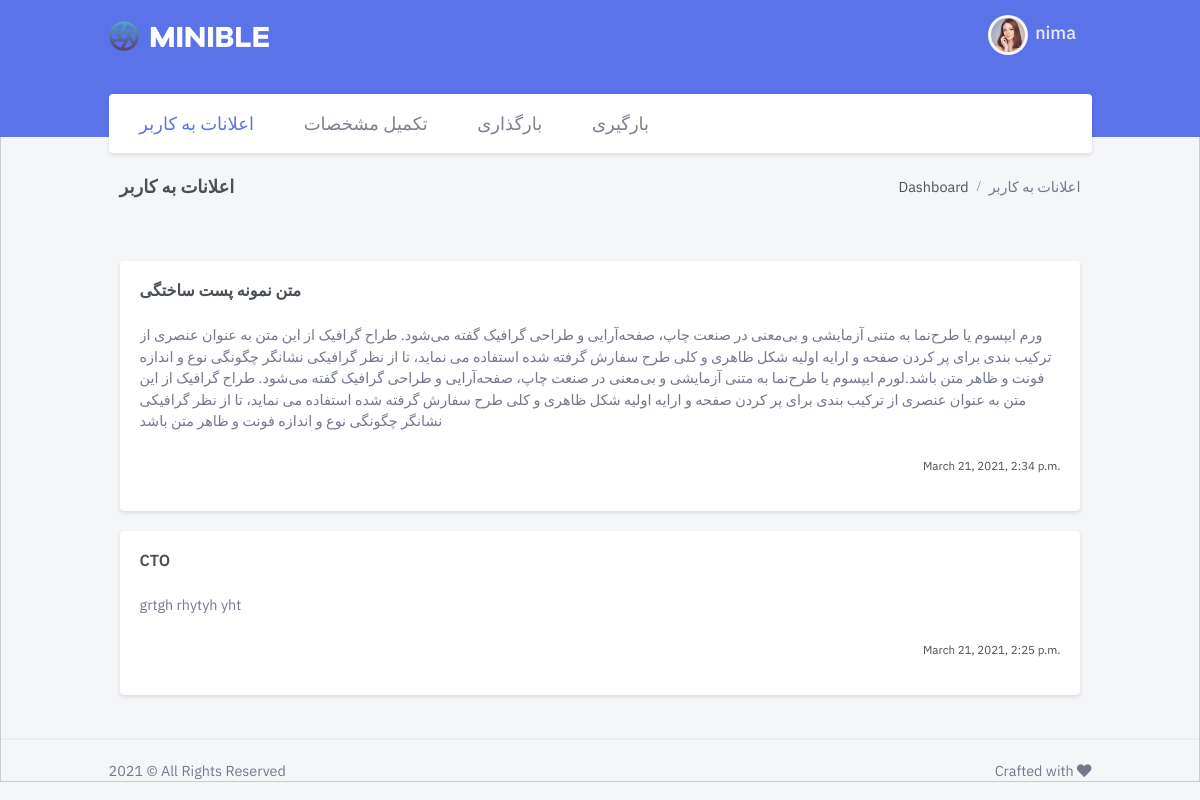
Page / (signed in) on the earlier database version.
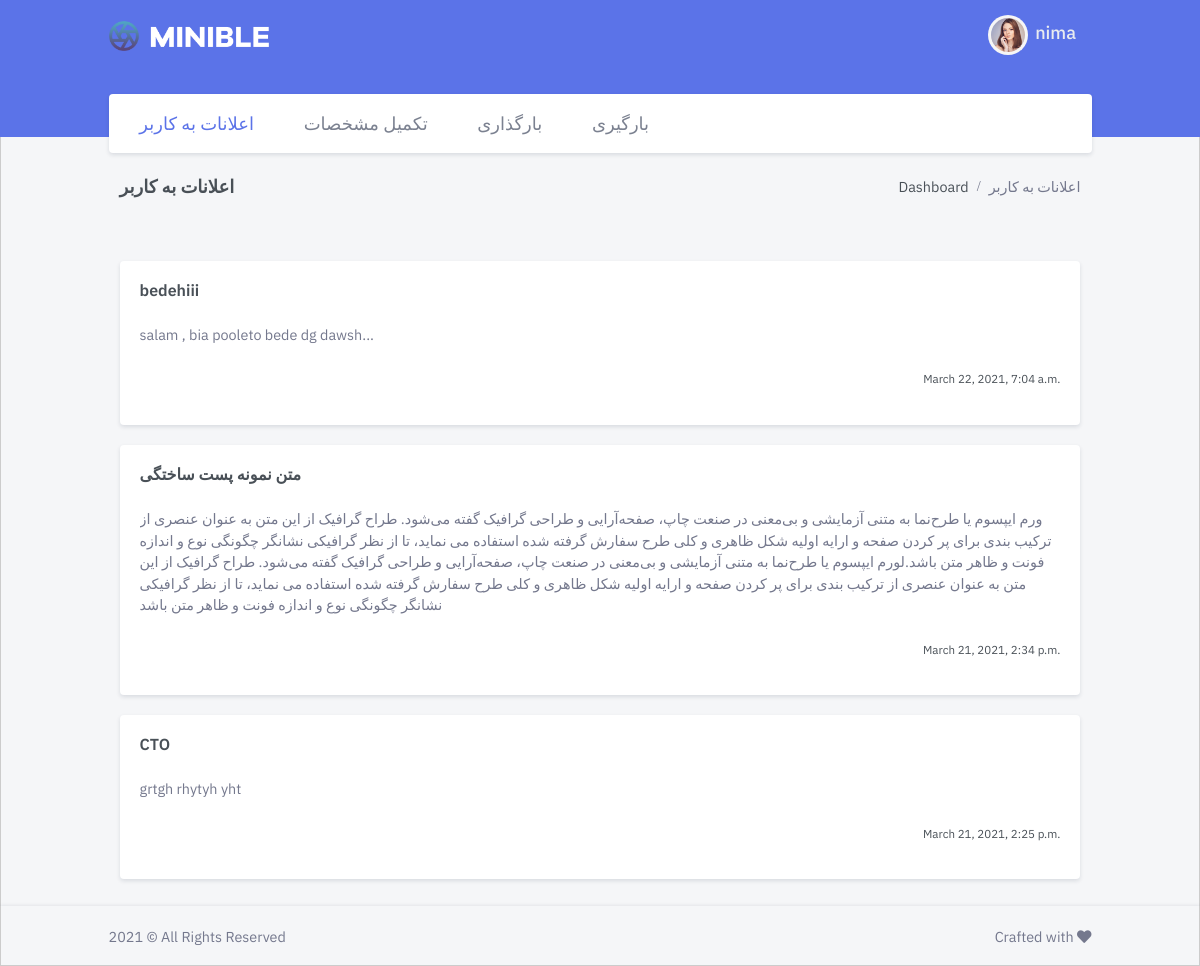
Same page on the later database version.
### dashboard/models.py (models this page shows, shortened)
class Notice(models.Model):
    user = models.ManyToManyField(User)
    title = models.CharField(max_length=200, unique=True)
    updated_on = models.DateTimeField(auto_now= True)
    content = models.TextField()
    created_on = models.DateTimeField(auto_now_add=True)
    class Meta:
        ordering = ['-created_on']
    class Meta:
        verbose_name = "اعلان"
        verbose_name_plural = " اعلانات "

### dashboard/views.py (the view)
# urls.py: path('', include('dashboard.urls')),
@login_required
def dashboard(request):
  profile = models.Profile.objects.filter(user=request.user)
  notices = models.Notice.objects.filter(user=request.user).order_by('-created_on')
  context = {'profile': profile, 'notices':notices }
  return render(request, 'dashboard/dashboard.html', context)

### templates/dashboard/dashboard.html (shortened to what this page needs)
{% load static %}
<!doctype html>
<html lang="en">
<head>
        <link href="{% static 'dashboard/css/bootstrap.min.css' %}" id="bootstrap-style" rel="stylesheet" type="text/css" />
        <link href="{% static 'dashboard/css/icons.min.css' %}" rel="stylesheet" type="text/css" />
        <link href="{% static 'dashboard/css/app.min.css' %}" id="app-style" rel="stylesheet" type="text/css" />
    </head>
    <body data-layout="horizontal" data-topbar="colored">
        <div id="layout-wrapper">
            <header id="page-topbar">
                <div class="navbar-header">
                    <div class="d-flex">
                        <div class="navbar-brand-box">
                            <a href="{% url 'dashboard' %}" class="logo logo-light">
                                <span class="logo-lg">
                                    <img src="{% static 'dashboard/images/logo-light.png' %}" alt="" height="30">
                                </span>
                            </a>
                        </div>
                    </div>
                    <div class="d-flex">
                        <div class="dropdown d-inline-block">
                            <button type="button" class="btn header-item waves-effect" id="page-header-user-dropdown"
                                data-toggle="dropdown" aria-haspopup="true" aria-expanded="false">
                                <img class="rounded-circle header-profile-user" src="{% static 'dashboard/images/users/avatar-4.jpg' %}"
                                    alt="Header Avatar">
                                <span class="d-none d-xl-inline-block ml-1 font-weight-medium font-size-18">{{ user.username }}</span>
                            </button>
                        </div>
                    </div>
                </div>
                <div class="container-fluid">
                    <div class="topnav">
                        <nav class="navbar navbar-light navbar-expand-lg topnav-menu">
                            <div class="collapse navbar-collapse" id="topnav-menu-content">
                                <ul class="navbar-nav">
                                    <li class="nav-item">
                                        <a class="nav-link" onclick="openTab(event, '1')" id="defaultOpen">
                                              اعلانات به کاربر
                                        </a>
                                    </li>
                                    <li class="nav-item">
                                        <a class="nav-link" onclick="openTab(event, '2')">
                                              تکمیل مشخصات
                                        </a>
                                    </li>
                                    <li class="nav-item">
                                        <a class="nav-link" onclick="openTab(event, '3')">
                                              بارگذاری
                                        </a>
                                    </li>
                                    <li class="nav-item">
                                        <a class="nav-link" onclick="openTab(event, '4')">
                                               بارگیری
                                        </a>
                                    </li>
                                </ul>
                            </div>
                        </nav>
                    </div>
                </div>
            </header>
            <div id="1" class="tabcontent">
                <div class="main-content">
                    <div class="page-content">
                        <div class="container-fluid">
                            <div class="row">
                                <div class="col-12">
                                    <div class="page-title-box d-flex align-items-center justify-content-between">
                                        <h4 class="mb-0"> اعلانات به کاربر </h4>
                                        <div class="page-title-right">
                                            <ol class="breadcrumb m-0">
                                                <li class="breadcrumb-item">Dashboard</li>
                                                <li class="breadcrumb-item active"> اعلانات به کاربر </li>
                                            </ol>
                                        </div>
                                    </div>
                                </div>
                            </div>
                            <br><br>
                          {% for Notice in notices %}
                            <div class="row">
                                <div class="col-lg-12">
                                    <div class="card">
                                        <div class="card-body">
                                             <h4 class="card-title mb-4">{{ Notice.title }}</h4>
                                             <div class="table-responsive">
                                                <p class="text-muted mb-0">{{ Notice.content }}</p>
                                                <br>
                                                <p style="text-align:right"> <small> {{ Notice.updated_on }} </small> </p>
                                              </div>
                                        </div>
                                    </div>
                                </div>
                            </div>
                          {% endfor %}
                        </div>
                    </div>
                    <footer class="footer">
                        <div class="container-fluid">
                            <div class="row">
                                <div class="col-sm-6">
                                    <script>document.write(new Date().getFullYear())</script> © All Rights Reserved
                                </div>
                                <div class="col-sm-6">
                                    <div class="text-sm-right d-none d-sm-block">
                                        Crafted with <i class="fas fa-heart"></i>
                                    </div>
                                </div>
                            </div>
                        </div>
                    </footer>
                </div>
            </div>
        </div>
    </body>
</html>

### templates/dashboard/dashboard.html (style rules this page uses)
.tabcontent { display: none; padding: 6px 12px; border: 1px solid #ccc; border-top: none; }
.tabcontent { animation: fadeEffect 1s; }

Differences in the rows shown:
added Notice: title "bedehiii", content "salam , bia pooleto bede dg dawsh...", updated_on "March 22, 2021, 7:04 a.m."
